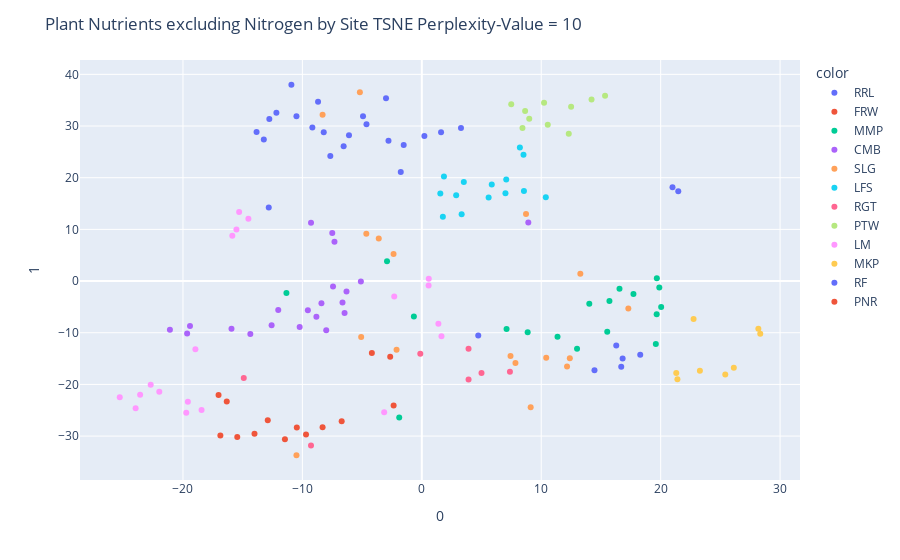

The cell this chart's notebook holds for it:
### Markdown cell above
### TSNE without Nitrogen

### Code cell
perplexity_value = 10 # Change this to your desired perplexity

tsne = TSNE(n_components=2, perplexity=perplexity_value, random_state=42)
tsne_transformed = tsne.fit_transform(newdf[no_nitrogen])

fig = px.scatter(tsne_transformed, x=0, y=1, color=newdf['site_id'])
fig.update_layout(title = 'Plant Nutrients excluding Nitrogen by Site TSNE Perplexity-Value = ' + str(perplexity_value))
fig.show()

### Figure 1 — Plotly figure (JSON) as saved in the notebook; plotly's stock layout.template omitted (floating-point values rounded to 4 significant figures)
{"data": [{"hovertemplate": "color=RRL<br>0=%{x}<br>1=%{y}<extra></extra>", "legendgroup": "RRL", "marker": {"color": "#636efa", "symbol": "circle"}, "mode": "markers", "name": "RRL", "orientation": "v", "showlegend": true, "type": "scatter", "x": [-12.82, -13.23, 20.99, -13.84, -9.166, -4.634, -12.77, -12.18, -8.212, -10.5, -2.998, -6.546, -1.517, 0.2155, -7.662, -2.791, -6.098, 1.611, 3.28], "xaxis": "x", "y": [14.25, 27.4, 18.15, 28.85, 29.7, 30.35, 31.38, 32.57, 28.78, 31.89, 35.38, 26.11, 26.34, 28.05, 24.21, 27.15, 28.21, 28.78, 29.63], "yaxis": "y"}, {"hovertemplate": "color=FRW<br>0=%{x}<br>1=%{y}<extra></extra>", "legendgroup": "FRW", "marker": {"color": "#EF553B", "symbol": "circle"}, "mode": "markers", "name": "FRW", "orientation": "v", "showlegend": true, "type": "scatter", "x": [-4.183, -8.308, -11.46, -2.647, -10.47, -16.33, -15.45, -16.87, -14.01, -6.71, -9.696], "xaxis": "x", "y": [-13.93, -28.31, -30.59, -14.65, -28.36, -23.33, -30.19, -29.87, -29.57, -27.11, -29.69], "yaxis": "y"}, {"hovertemplate": "color=MMP<br>0=%{x}<br>1=%{y}<extra></extra>", "legendgroup": "MMP", "marker": {"color": "#00cc96", "symbol": "circle"}, "mode": "markers", "name": "MMP", "orientation": "v", "showlegend": true, "type": "scatter", "x": [19.66, 17.72, 7.097, 8.864, 15.71, 13.0, 19.6, 16.55, 19.89, 20.04, -11.34, -2.914, -0.6637, 15.53, 14.02, 19.68, -1.892, 11.36], "xaxis": "x", "y": [-6.433, -2.512, -9.291, -9.885, -3.866, -13.1, -12.2, -1.475, -1.253, -5.035, -2.308, 3.838, -6.845, -9.83, -4.398, 0.5486, -26.38, -10.78], "yaxis": "y"}, {"hovertemplate": "color=CMB<br>0=%{x}<br>1=%{y}<extra></extra>", "legendgroup": "CMB", "marker": {"color": "#ab63fa", "symbol": "circle"}, "mode": "markers", "name": "CMB", "orientation": "v", "showlegend": true, "type": "scatter", "x": [8.917, -15.94, -21.09, -19.65, -19.41, -12.58, -7.314, -7.498, -9.277, -8.827, -8.004, -6.468, -6.641, -6.305, -7.434, -12.02, -5.104, -10.23, -9.543, -8.405, -14.36], "xaxis": "x", "y": [11.35, -9.227, -9.433, -10.12, -8.701, -8.544, 7.618, 9.277, 11.3, -6.896, -9.502, -6.192, -4.129, -2.017, -1.035, -5.596, -0.1026, -8.886, -5.663, -4.271, -10.24], "yaxis": "y"}, {"hovertemplate": "color=SLG<br>0=%{x}<br>1=%{y}<extra></extra>", "legendgroup": "SLG", "marker": {"color": "#FFA15A", "symbol": "circle"}, "mode": "markers", "name": "SLG", "orientation": "v", "showlegend": true, "type": "scatter", "x": [-2.367, 8.726, -8.309, -5.186, -4.648, -3.607, 17.29, 12.39, 7.428, 7.84, 12.16, -5.079, -10.5, 9.115, 10.42, -2.114, 13.27], "xaxis": "x", "y": [5.236, 12.97, 32.19, 36.53, 9.134, 8.219, -5.318, -14.92, -14.52, -15.84, -16.54, -10.84, -33.71, -24.4, -14.86, -13.28, 1.434], "yaxis": "y"}, {"hovertemplate": "color=LFS<br>0=%{x}<br>1=%{y}<extra></extra>", "legendgroup": "LFS", "marker": {"color": "#19d3f3", "symbol": "circle"}, "mode": "markers", "name": "LFS", "orientation": "v", "showlegend": true, "type": "scatter", "x": [7.068, 1.548, 1.763, 5.593, 3.518, 2.877, 8.515, 8.212, 3.335, 10.38, 5.856, 1.853, 7.003, 8.552], "xaxis": "x", "y": [19.63, 16.95, 12.46, 16.15, 19.18, 16.59, 24.43, 25.83, 12.92, 16.24, 18.67, 20.21, 16.99, 17.41], "yaxis": "y"}, {"hovertemplate": "color=RGT<br>0=%{x}<br>1=%{y}<extra></extra>", "legendgroup": "RGT", "marker": {"color": "#FF6692", "symbol": "circle"}, "mode": "markers", "name": "RGT", "orientation": "v", "showlegend": true, "type": "scatter", "x": [7.378, 4.998, 3.914, -0.1274, 3.912, -9.279, -14.91], "xaxis": "x", "y": [-17.56, -17.77, -19.05, -14.05, -13.08, -31.83, -18.75], "yaxis": "y"}, {"hovertemplate": "color=PTW<br>0=%{x}<br>1=%{y}<extra></extra>", "legendgroup": "PTW", "marker": {"color": "#B6E880", "symbol": "circle"}, "mode": "markers", "name": "PTW", "orientation": "v", "showlegend": true, "type": "scatter", "x": [12.31, 7.487, 10.55, 8.65, 10.24, 8.994, 15.34, 14.21, 12.5, 8.429], "xaxis": "x", "y": [28.53, 34.2, 30.26, 32.88, 34.52, 31.43, 35.88, 35.16, 33.73, 29.62], "yaxis": "y"}, {"hovertemplate": "color=LM<br>0=%{x}<br>1=%{y}<extra></extra>", "legendgroup": "LM", "marker": {"color": "#FF97FF", "symbol": "circle"}, "mode": "markers", "name": "LM", "orientation": "v", "showlegend": true, "type": "scatter", "x": [-18.96, 1.387, 1.647, -15.3, -18.44, -19.72, -23.96, -19.59, -25.29, -22.7, -21.98, -3.152, -23.59, -2.308, -15.52, -14.52, -15.87, 0.5686, 0.5837], "xaxis": "x", "y": [-13.19, -8.278, -10.67, 13.36, -24.96, -25.49, -24.61, -23.35, -22.5, -20.05, -21.4, -25.37, -22.0, -2.995, 9.991, 12.04, 8.75, -0.8567, 0.4518], "yaxis": "y"}, {"hovertemplate": "color=MKP<br>0=%{x}<br>1=%{y}<extra></extra>", "legendgroup": "MKP", "marker": {"color": "#FECB52", "symbol": "circle"}, "mode": "markers", "name": "MKP", "orientation": "v", "showlegend": true, "type": "scatter", "x": [21.31, 23.29, 21.4, 25.41, 26.12, 28.18, 28.34, 22.76], "xaxis": "x", "y": [-17.79, -17.36, -19.0, -18.06, -16.77, -9.219, -10.21, -7.326], "yaxis": "y"}, {"hovertemplate": "color=RF<br>0=%{x}<br>1=%{y}<extra></extra>", "legendgroup": "RF", "marker": {"color": "#636efa", "symbol": "circle"}, "mode": "markers", "name": "RF", "orientation": "v", "showlegend": true, "type": "scatter", "x": [-8.689, 16.81, 16.28, 18.29, 16.7, 14.46, 4.726, -1.762, 21.47, -4.922, -10.92], "xaxis": "x", "y": [34.69, -14.97, -12.45, -14.27, -16.58, -17.28, -10.52, 21.11, 17.36, 31.91, 37.99], "yaxis": "y"}, {"hovertemplate": "color=PNR<br>0=%{x}<br>1=%{y}<extra></extra>", "legendgroup": "PNR", "marker": {"color": "#EF553B", "symbol": "circle"}, "mode": "markers", "name": "PNR", "orientation": "v", "showlegend": true, "type": "scatter", "x": [-2.359, -12.9, -17.02], "xaxis": "x", "y": [-24.07, -26.94, -22.05], "yaxis": "y"}], "layout": {"legend": {"title": {"text": "color"}, "tracegroupgap": 0}, "margin": {"t": 60}, "title": {"text": "Plant Nutrients excluding Nitrogen by Site TSNE Perplexity-Value = 10"}, "xaxis": {"anchor": "y", "domain": [0, 1], "title": {"text": "0"}}, "yaxis": {"anchor": "x", "domain": [0, 1], "title": {"text": "1"}}}}
